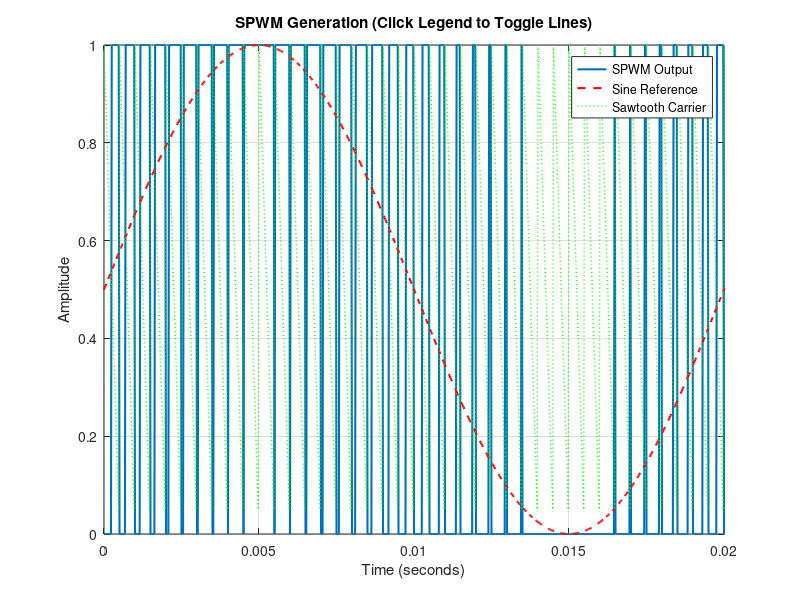

Here is the MATLAB script that generated this plot: (Note: this script raises an error after producing the figure.)
fs = 40000;              % sample rate
t = 0:1/fs:0.1;         % 0.1 seconds of samples
freqSine = 50;
freqSaw  = 2000;

% Generate waves normalized between 0 and 1
sineWave     = (sin(2*pi*freqSine*t) + 1) / 2;
sawtoothWave = (sawtooth(2*pi*freqSaw*t, 0) + 1) / 2; 

sinAmplitude = 1;
sineWave = sineWave * sinAmplitude;

% Generate SPWM logic
spwm = double(sineWave >= sawtoothWave);

% Plotting and saving the line handles
figure;
p1 = plot(t, spwm, 'LineWidth', 1.5); 
hold on;
p2 = plot(t, sineWave, 'r--', 'LineWidth', 1.5); 
p3 = plot(t, sawtoothWave, 'g:', 'LineWidth', 1); 

xlabel('Time (seconds)');
ylabel('Amplitude');
title('SPWM Generation (Click Legend to Toggle Lines)');
grid on;
xlim([0, 0.02]); 

% Create the legend
lgd = legend([p1, p2, p3], 'SPWM Output', 'Sine Reference', 'Sawtooth Carrier');

% Enable the interactive click-to-toggle feature
lgd.ItemHitFcn = @cbToggleVisible;

% This helper function runs every time you click an item in the legend
function cbToggleVisible(~, event)
    if strcmp(event.Peer.Visible, 'on')
        event.Peer.Visible = 'off';
    else
        event.Peer.Visible = 'on';
    end
end
